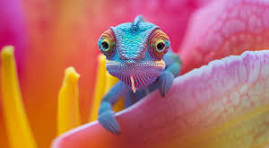
#> input picture Q4/download.jpeg, 269 x 148 px
$ jupyter execute Lab_04.ipynb   (older library calls are emulated)
#> lines starting #> are read from the running program, lines starting #| are printed output that depends on the picture; after the words box and inside, x2 and y2 are one past the last pixel; in counts of white or black regions, pixels touching at a corner belong together
Write a program to execute the following image enhancement.
• Basic Intensity Transformation (Negation, Log transformation, Power law transformation, Piecewise-Linear
Transformation).
• Convolution, High/low pass/Laplacian filter.

Convolution with 3*3 mask

[cell 1]
import cv2
import numpy as np
import matplotlib.pyplot as plt

def negation(image):
    negated_image = 255 - image
    return negated_image

def log_transformation(image):
    log_transformed_image = (255 / np.log(256)) * np.log(1 + image)
    log_transformed_image = np.uint8(log_transformed_image)
    return log_transformed_image

def power_law_transformation(image, gamma):
    power_transformed_image = np.power(image / 255, gamma) * 255
    power_transformed_image = np.uint8(power_transformed_image)
    return power_transformed_image

def piecewise_linear_transformation(image, x1, y1, x2, y2):
    piecewise_linear_image = np.copy(image)
    piecewise_linear_image[image <= x1] = y1 * (piecewise_linear_image[image <= x1] / x1)
    piecewise_linear_image[(image > x1) & (image <= x2)] = ((y2 - y1) / (x2 - x1)) * (piecewise_linear_image[(image > x1) & (image <= x2)] - x1) + y1
    piecewise_linear_image[image > x2] = ((255 - y2) / (255 - x2)) * (piecewise_linear_image[image > x2] - x2) + y2
    piecewise_linear_image = np.uint8(piecewise_linear_image)
    return piecewise_linear_image

def high_pass_filter(image):
    kernel = np.array([[-1, -1, -1],
                       [-1,  8, -1],
                       [-1, -1, -1]])
    filtered_image = cv2.filter2D(image, -1, kernel)
    return filtered_image

def low_pass_filter(image):
    kernel = np.ones((3, 3), np.float32) / 9
    filtered_image = cv2.filter2D(image, -1, kernel)
    return filtered_image

def laplacian_filter(image):
    filtered_image = cv2.Laplacian(image, cv2.CV_64F)
    filtered_image = np.uint8(np.absolute(filtered_image))
    return filtered_image

def log_transformation(image):
    # Avoid division by zero by adding a small value to the input image
    image = image + 1e-5
    log_transformed_image = (255 / np.log(256)) * np.log(image)
    # Replace any resulting invalid values with 0
    log_transformed_image[np.isnan(log_transformed_image)] = 0
    log_transformed_image[np.isinf(log_transformed_image)] = 0
    log_transformed_image = np.uint8(log_transformed_image)
    return log_transformed_image


# Load the image
image = cv2.imread("download.jpeg", cv2.IMREAD_GRAYSCALE)
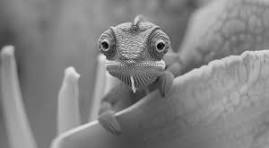
#> image: shape (148, 269); min 0, max 233, mean 131

# Perform basic intensity transformations
negated_image = negation(image)
#> in negation, `negated_image = 255 - image`:
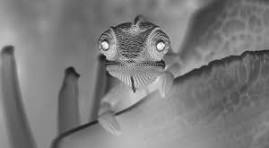
#> negated_image: shape (148, 269); min 22, max 255, mean 124
log_transformed_image = log_transformation(image)
#> in log_transformation, `log_transformed_image = (255 / np.log(256)) * np.log(image)`:
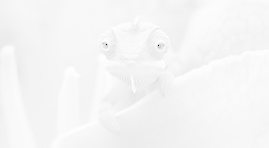
#> log_transformed_image: shape (148, 269) float64; min -529.4, max 250.7, mean 222.8; drawn with min black and max white
#> in log_transformation, `log_transformed_image = np.uint8(log_transformed_image)`:
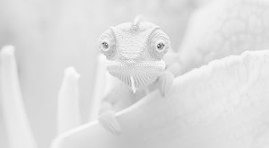
#> log_transformed_image: shape (148, 269); min 50, max 250, mean 222.3
power_transformed_image = power_law_transformation(image, gamma=0.5)
#> in power_law_transformation, `power_transformed_image = np.power(image / 255, gamma) * 255`:
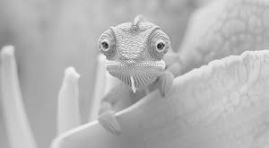
#> power_transformed_image: shape (148, 269) float64; min 0, max 243.8, mean 181.5
piecewise_linear_image = piecewise_linear_transformation(image, x1=100, y1=50, x2=200, y2=200)
#> in piecewise_linear_transformation, `piecewise_linear_image[image <= x1] = y1 * (piecewise_linear_image[ima..`:
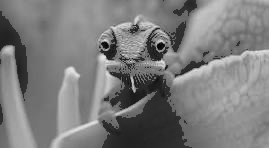
#> piecewise_linear_image: shape (148, 269); 16.02% of pixels changed, all inside (x1, y1, x2, y2) = (0, 0, 248, 148)
#> in piecewise_linear_transformation, `piecewise_linear_image[(image > x1) & (image <= x2)] = ((y2 - y1) / (x..`:
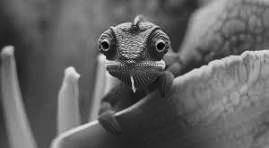
#> piecewise_linear_image: shape (148, 269); min 0, max 233, mean 98.7

# Perform convolution filters
high_pass_filtered_image = high_pass_filter(image)
#> in high_pass_filter, `filtered_image = cv2.filter2D(image, -1, kernel)`:
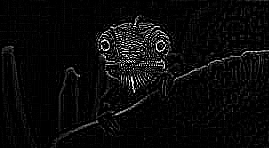
#> filtered_image: shape (148, 269); min 0, max 255, mean 10.2
low_pass_filtered_image = low_pass_filter(image)
laplacian_filtered_image = laplacian_filter(image)
#> in laplacian_filter, `filtered_image = cv2.Laplacian(image, cv2.CV_64F)`:
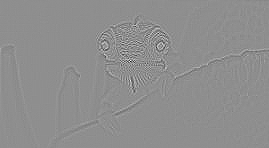
#> filtered_image: shape (148, 269) float64; min -355, max 279, mean 0; drawn with min black and max white
#> in laplacian_filter, `filtered_image = np.uint8(np.absolute(filtered_image))`:
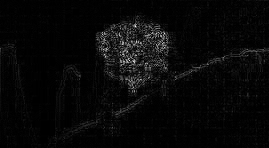
#> filtered_image: shape (148, 269); min 0, max 248, mean 8.4

# Display results using matplotlib
plt.figure(figsize=(12, 10))

plt.subplot(3, 3, 1)
plt.imshow(image, cmap='gray')
plt.title('Original Image')

plt.subplot(3, 3, 2)
plt.imshow(negated_image, cmap='gray')
plt.title('Negated Image')

plt.subplot(3, 3, 3)
plt.imshow(log_transformed_image, cmap='gray')
plt.title('Log Transformed Image')

plt.subplot(3, 3, 4)
plt.imshow(power_transformed_image, cmap='gray')
plt.title('Power Law Transformed Image')

plt.subplot(3, 3, 5)
plt.imshow(piecewise_linear_image, cmap='gray')
plt.title('Piecewise Linear Transformed Image')

plt.subplot(3, 3, 6)
plt.imshow(high_pass_filtered_image, cmap='gray')
plt.title('High Pass Filtered Image')

plt.subplot(3, 3, 7)
plt.imshow(low_pass_filtered_image, cmap='gray')
plt.title('Low Pass Filtered Image')

plt.subplot(3, 3, 8)
plt.imshow(laplacian_filtered_image, cmap='gray')
plt.title('Laplacian Filtered Image')

plt.tight_layout()
plt.show()
